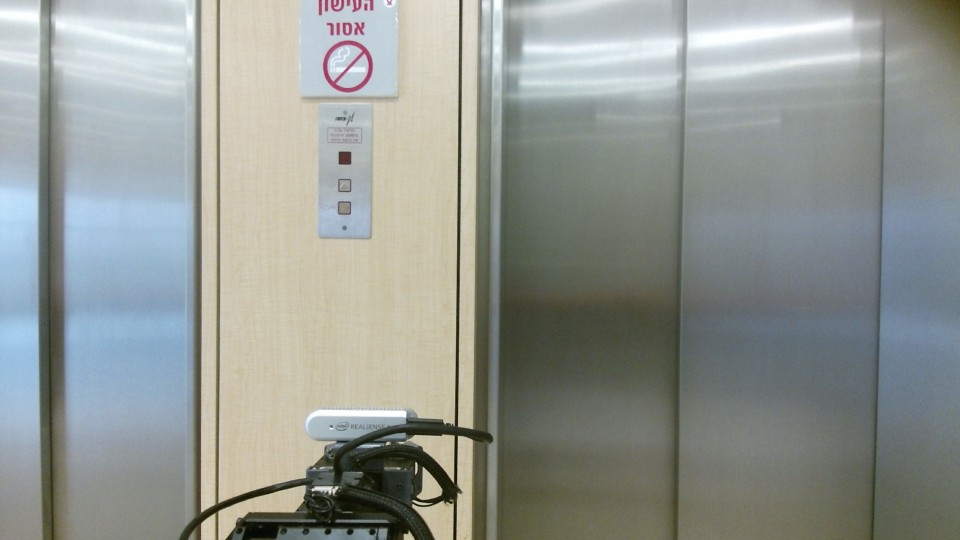
#> input picture elevator/img/is_open.png, 960 x 540 px, found by its file name
$ python open_door_test.py
#> lines starting #> are read from the running program, lines starting #| are printed output that depends on the picture; after the words box and inside, x2 and y2 are one past the last pixel; in counts of white or black regions, pixels touching at a corner belong together
#!/usr/bin/env python

import cv2 as cv
import numpy as np
from matplotlib import pyplot as plt
import queue

im = cv.imread('/home/omri/catkin_ws/src/armadillo2/armadillo2_demos/elevator/img/is_open.png')
#> im is the input picture: shape (540, 960, 3); mean B, G, R 146.6, 151.4, 146.8
im1 = cv.imread('/home/omri/catkin_ws/src/armadillo2/armadillo2_demos/elevator/img/is_open1.png')
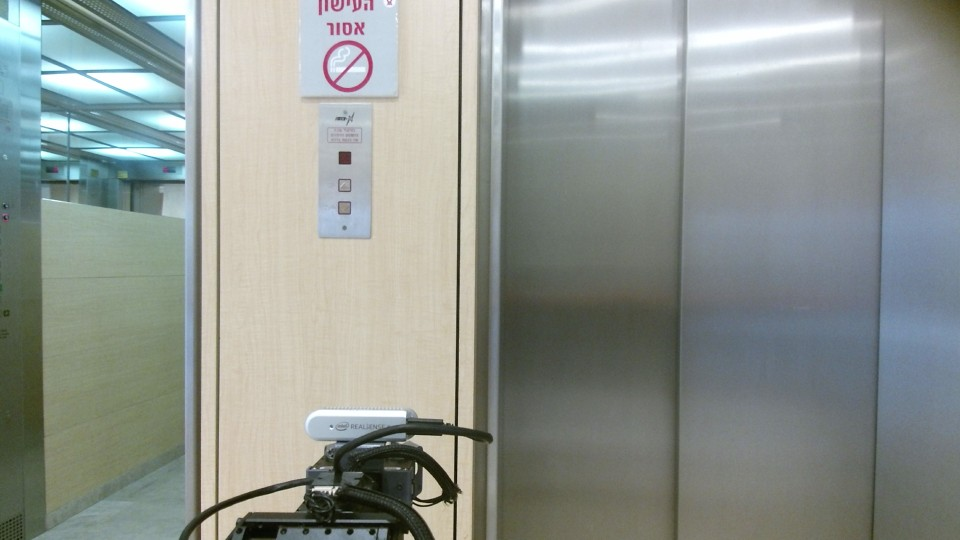
#> input picture elevator/img/is_open1.png, 960 x 540 px, found by its file name
#> im1 is the input picture: shape (540, 960, 3); mean B, G, R 144.9, 149.7, 143.3
im2 = cv.imread('/home/omri/catkin_ws/src/armadillo2/armadillo2_demos/elevator/img/is_open2.png')
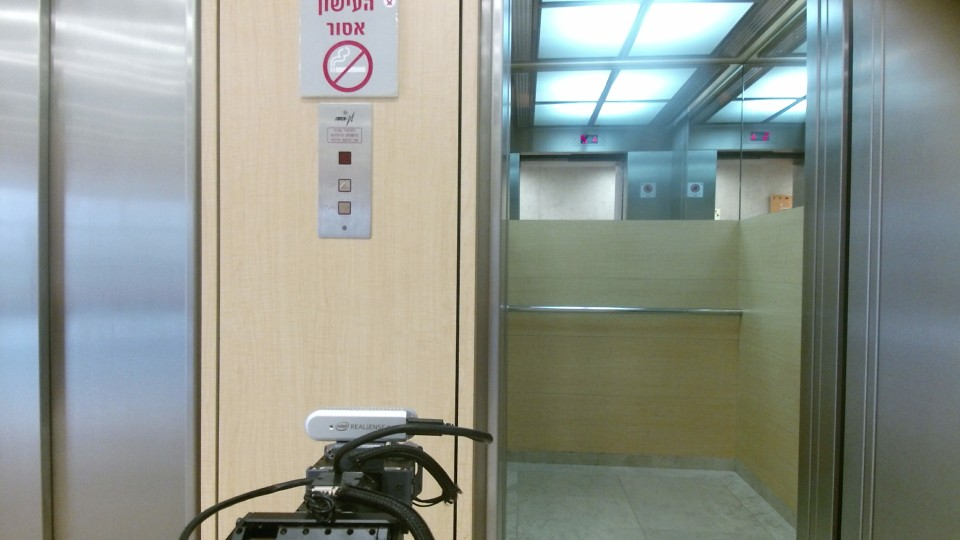
#> input picture elevator/img/is_open2.png, 960 x 540 px, found by its file name
#> im2 is the input picture: shape (540, 960, 3); mean B, G, R 141.3, 148.9, 143.1

OFFSET = 10
q = queue.Queue()
q1 = queue.Queue()

for i in range(150):
    q.put(0)
    q1.put(0)

bg = im[:, :, 0] > im[:, :, 1] + OFFSET  # B == G
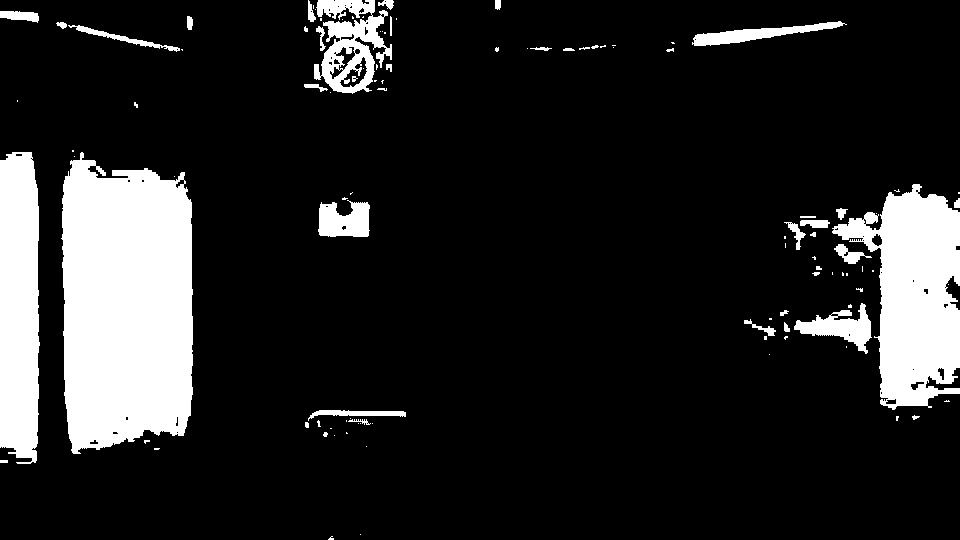
#> bg: shape (540, 960) bool; 14.3% white; 108 white regions (66 under 20 px), largest, box (x1, y1, x2, y2) and area: (61, 152, 193, 454) 34162, (832, 184, 960, 410) 16500, (0, 152, 40, 464) 11412
gr = im[:, :, 1] > im[:, :, 2] + OFFSET  # G == R
#> gr: shape (540, 960) bool; 19.8% white; 159 white regions (90 under 20 px), largest, box (x1, y1, x2, y2) and area: (63, 28, 195, 440) 44326, (734, 184, 960, 422) 20860, (0, 156, 44, 449) 11913
slices = np.bitwise_and(bg, gr, dtype=np.uint8) * 255
#> slices: shape (540, 960); 12.6% white; 94 white regions (66 under 20 px), largest, box (x1, y1, x2, y2) and area: (64, 160, 193, 440) 32768, (876, 192, 960, 410) 15425, (0, 156, 40, 449) 10923

bg = im1[:, :, 0] > im1[:, :, 1] + OFFSET  # B == G
#> bg: shape (540, 960) bool; 14.8% white; 162 white regions (108 under 20 px), largest, box (x1, y1, x2, y2) and area: (704, 174, 960, 424) 37114, (0, 0, 193, 449) 18929, (302, 0, 395, 95) 7893
gr = im1[:, :, 1] > im1[:, :, 2] + OFFSET  # G == R
#> gr: shape (540, 960) bool; 25.2% white; 241 white regions (157 under 20 px), largest, box (x1, y1, x2, y2) and area: (0, 0, 200, 426) 64132, (720, 182, 960, 436) 25292, (0, 440, 186, 540) 11344
slices1 = np.bitwise_and(bg, gr, dtype=np.uint8) * 255
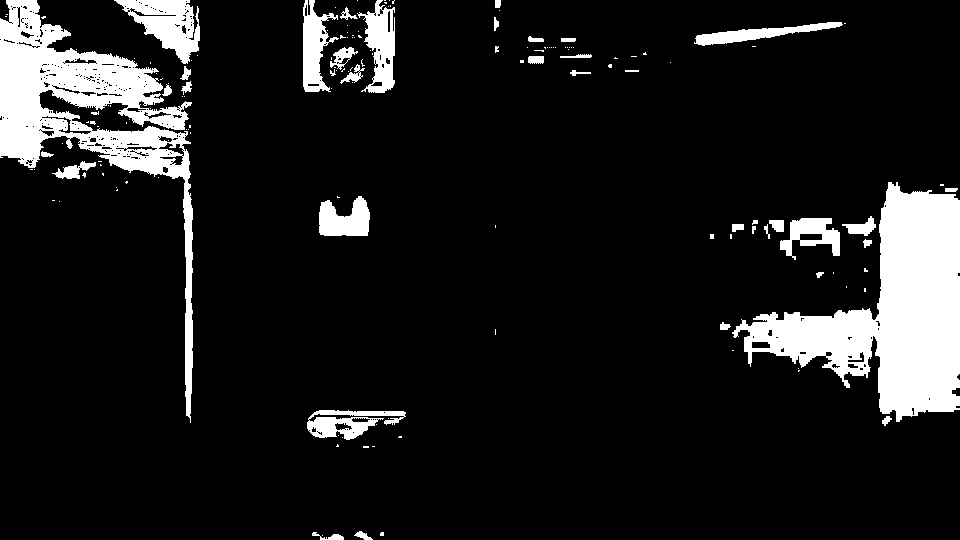
#> slices1: shape (540, 960); 11.1% white; 155 white regions (113 under 20 px), largest, box (x1, y1, x2, y2) and area: (732, 182, 960, 422) 23781, (0, 0, 193, 423) 18664, (114, 0, 200, 64) 2749

bg = im2[:, :, 0] > im2[:, :, 1] + OFFSET  # B == G
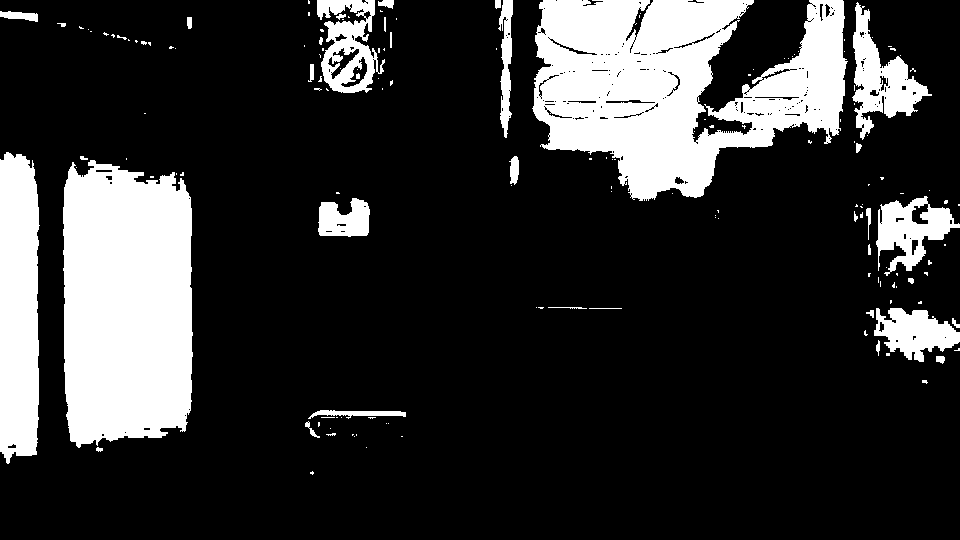
#> bg: shape (540, 960) bool; 19.8% white; 158 white regions (121 under 20 px), largest, box (x1, y1, x2, y2) and area: (532, 0, 848, 201) 39375, (63, 160, 193, 448) 33285, (0, 152, 40, 464) 11279
gr = im2[:, :, 1] > im2[:, :, 2] + OFFSET  # G == R
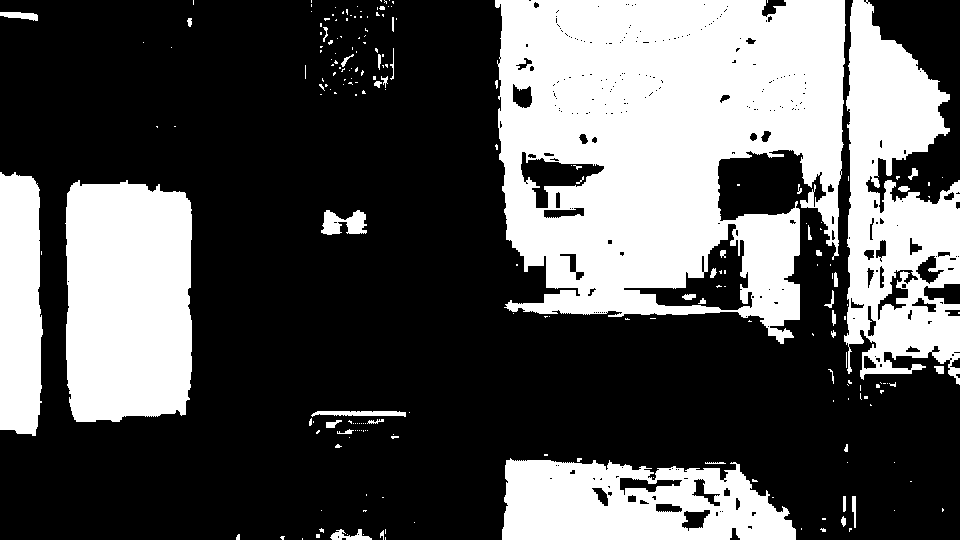
#> gr: shape (540, 960) bool; 34.1% white; 217 white regions (173 under 20 px), largest, box (x1, y1, x2, y2) and area: (495, 0, 846, 344) 88414, (65, 180, 192, 422) 28501, (844, 0, 960, 385) 27498
slices2 = np.bitwise_and(bg, gr, dtype=np.uint8) * 255
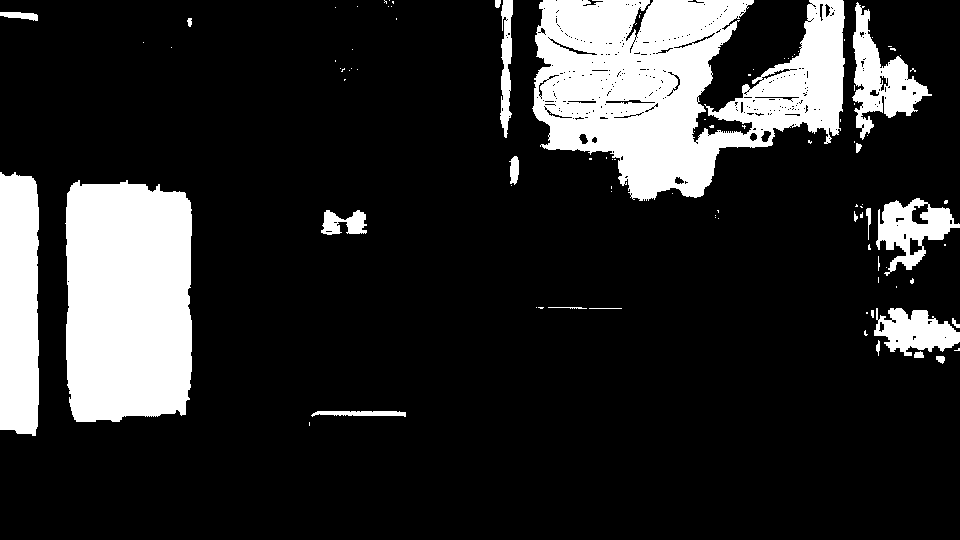
#> slices2: shape (540, 960); 17.4% white; 97 white regions (74 under 20 px), largest, box (x1, y1, x2, y2) and area: (532, 0, 845, 201) 38947, (65, 180, 192, 422) 28495, (0, 172, 39, 436) 9785

left_door = 0
right_door = 0

total = 0
for pixel in slices[80, 0:475]:
    total += (1 if pixel > 0 else 0) - (1 if q.get() > 0 else 0)
    if total >= 130:
        left_door = 1
        break
    q.put(pixel)
#> after the loop, total = 14

total = 0
for pixel in slices[80, 475:]:
    total += (1 if pixel > 0 else 0) - (1 if q1.get() > 0 else 0)
    if total >= 130:
        right_door = 1
        break
    q1.put(pixel)
#> after the loop, total = 0

if left_door and right_door:
    print("both doors are open")
elif left_door:
    print("left door is open")
elif right_door:
    print("right door is open")
else:
    print("both doors are closed")

titles = ['test1', 'test2', 'test3',
          'both closed', 'left open', 'right open']
images = [im, im1, im2,
          slices, slices1, slices2]
for i in range(6):
    plt.subplot(2, 3, i + 1), plt.imshow(images[i], 'gray')
    plt.title(titles[i])
    plt.xticks([]), plt.yticks([])
plt.show()
#> figure, not shown here; B, G, R data is drawn as R, G, B

# [14 lines of commented-out code are left out]
